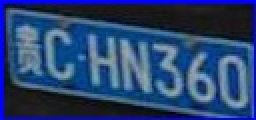
#> input picture yolov8/images/test.jpg, 128 x 60 px (shown 2 times larger)
$ python conver_size.py
#> lines starting #> are read from the running program, lines starting #| are printed output that depends on the picture
#!/usr/bin/env python
# -*- coding:utf-8 -*-
# @FileName  :conver_size.py
# @Time      :2024/6/3 11:16
# @Author    :嘉隆
import cv2
import numpy as np

if __name__ == "__main__":
    img = cv2.imread('test.jpg')
#> img is the input picture: shape (60, 128, 3); mean B, G, R 111.3, 66.8, 40.5
    resize_img = cv2.resize(img, (94, 24))
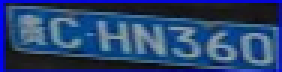
#> resize_img: shape (24, 94, 3) (shown 3 times larger); mean B, G, R 111.4, 66.7, 40.4
    cv2.imshow('94*24', resize_img)
    cv2.imwrite('./resize_img.jpg', resize_img)
    cv2.waitKey(0)
    cv2.destroyAllWindows()

$ run again, with yolov8/images/17091452001500590325_1_guiCCHN360.jpg copied over yolov8/images/test.jpg
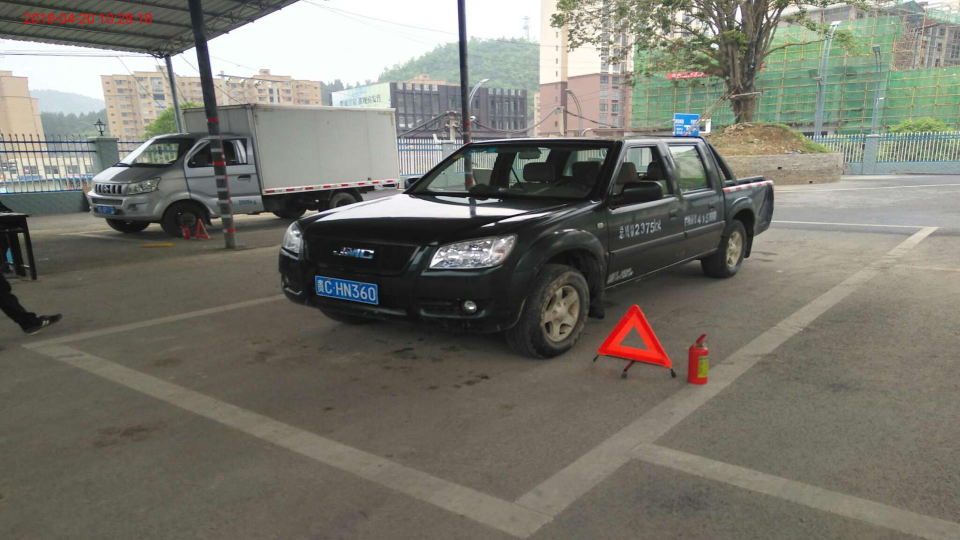
#> input picture yolov8/images/17091452001500590325_1_guiCCHN360.jpg, 1920 x 1080 px (shown at 1/2 size)
#> img is the input picture: shape (1080, 1920, 3); mean B, G, R 108.8, 118.2, 119.7
#> `resize_img = cv2.resize(img, (94, 24))`:
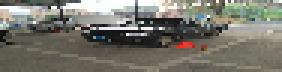
#> resize_img: shape (24, 94, 3) (shown 3 times larger); mean B, G, R 109.3, 118.7, 120.3
